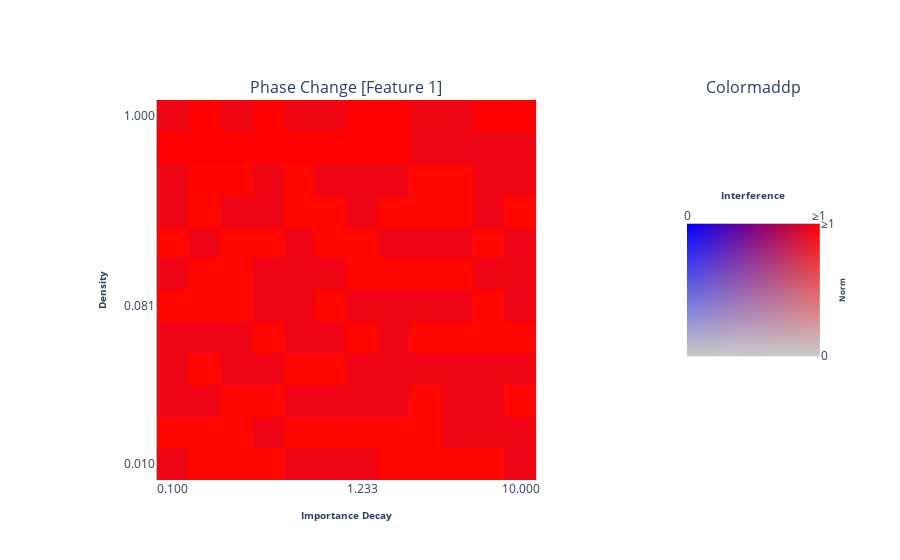

Source (notebook cell):
### Code cell
fig = plot_phase_change(model_grid, tracked_feature=1)
fig.show()

### Figure 1 — Plotly figure (JSON) as saved in the notebook; plotly's stock layout.template omitted (floating-point values rounded to 4 significant figures; data arrays with more than 128 entries replaced by an {"elided": "..."} marker saying what was removed)
{"data": [{"customdata": {"elided": "576 float values"}, "hovertemplate": "Norm: %{customdata[0]:.2f}<br>Interference: %{customdata[1]:.2f}<br>Importance Decay: %{customdata[2]:.2f}<br>Density: %{customdata[3]:.2f}<br><extra></extra>", "z": {"elided": "432 float values"}, "type": "image", "xaxis": "x", "yaxis": "y"}, {"customdata": {"elided": "20000 float values"}, "hovertemplate": "Interference: %{customdata[1]:.2f}<br>Norm: %{customdata[0]:.2f}<extra></extra>", "z": {"elided": "30000 float values"}, "type": "image", "xaxis": "x2", "yaxis": "y2"}], "layout": {"xaxis": {"anchor": "y", "domain": [0.0, 0.72], "title": {"font": {"size": 10}, "text": "<b>Importance Decay</b>"}, "tickmode": "array", "tickvals": [0, 6, 11], "ticktext": ["0.100", "1.233", "10.000"]}, "yaxis": {"anchor": "x", "domain": [0.0, 1.0], "title": {"font": {"size": 10}, "text": "<b>Density</b>"}, "tickmode": "array", "tickvals": [0, 6, 11], "ticktext": ["1.000", "0.081", "0.010"]}, "xaxis2": {"anchor": "y2", "domain": [0.82, 1.0], "title": {"font": {"size": 10}, "text": "<b>Interference</b>", "standoff": 5}, "tickmode": "array", "tickvals": [0, 99], "ticktext": ["0", "≥1"], "side": "top"}, "yaxis2": {"anchor": "x2", "domain": [0.0, 1.0], "title": {"font": {"size": 8}, "text": "<b>Norm</b>", "standoff": 5}, "tickmode": "array", "tickvals": [0, 99], "ticktext": ["≥1", "0"], "side": "right"}, "annotations": [{"font": {"size": 16}, "showarrow": false, "text": "Phase Change [Feature 1]", "x": 0.36, "xanchor": "center", "xref": "paper", "y": 1.0, "yanchor": "bottom", "yref": "paper"}, {"font": {"size": 16}, "showarrow": false, "text": "Colormaddp", "x": 0.91, "xanchor": "center", "xref": "paper", "y": 1.0, "yanchor": "bottom", "yref": "paper"}]}}
